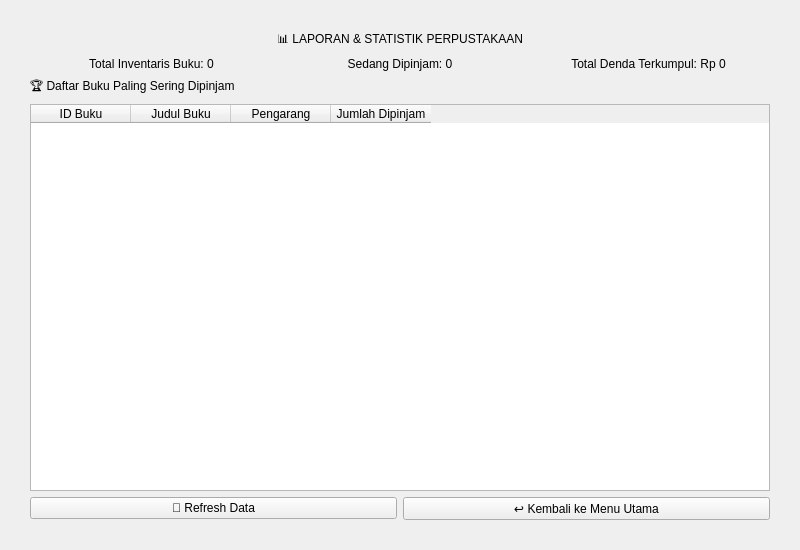
<?xml version="1.0" encoding="UTF-8"?>
<ui version="4.0">
 <class>LaporanWindow</class>
 <widget class="QMainWindow" name="LaporanWindow">
  <property name="geometry">
   <rect>
    <x>0</x>
    <y>0</y>
    <width>800</width>
    <height>550</height>
   </rect>
  </property>
  <property name="windowTitle">
   <string>Qt Perpustakaan - Laporan &amp; Statistik</string>
  </property>
  <widget class="QWidget" name="centralwidget">
   <layout class="QVBoxLayout" name="verticalLayoutMain">
    <property name="leftMargin"><number>30</number></property>
    <property name="topMargin"><number>30</number></property>
    <property name="rightMargin"><number>30</number></property>
    <property name="bottomMargin"><number>30</number></property>
    <item>
     <widget class="QLabel" name="lblTitle">
      <property name="text">
       <string>📊 LAPORAN &amp; STATISTIK PERPUSTAKAAN</string>
      </property>
      <property name="alignment">
       <set>Qt::AlignCenter</set>
      </property>
     </widget>
    </item>
    <item>
     <layout class="QHBoxLayout" name="horizontalLayoutStats">
      <item>
       <widget class="QLabel" name="lblTotalBuku">
        <property name="text">
         <string>Total Inventaris Buku: 0</string>
        </property>
        <property name="alignment">
         <set>Qt::AlignCenter</set>
        </property>
       </widget>
      </item>
      <item>
       <widget class="QLabel" name="lblActiveLoans">
        <property name="text">
         <string>Sedang Dipinjam: 0</string>
        </property>
        <property name="alignment">
         <set>Qt::AlignCenter</set>
        </property>
       </widget>
      </item>
      <item>
       <widget class="QLabel" name="lblTotalDenda">
        <property name="text">
         <string>Total Denda Terkumpul: Rp 0</string>
        </property>
        <property name="alignment">
         <set>Qt::AlignCenter</set>
        </property>
       </widget>
      </item>
     </layout>
    </item>
    <item>
     <widget class="QLabel" name="lblTableTitle">
      <property name="text">
       <string>🏆 Daftar Buku Paling Sering Dipinjam</string>
      </property>
     </widget>
    </item>
    <item>
     <widget class="QTableWidget" name="tablePopuler">
      <column><property name="text"><string>ID Buku</string></property></column>
      <column><property name="text"><string>Judul Buku</string></property></column>
      <column><property name="text"><string>Pengarang</string></property></column>
      <column><property name="text"><string>Jumlah Dipinjam</string></property></column>
     </widget>
    </item>
    <item>
     <layout class="QHBoxLayout" name="horizontalLayoutBottom">
      <item>
       <widget class="QPushButton" name="btnRefresh">
        <property name="text">
         <string>🔄 Refresh Data</string>
        </property>
       </widget>
      </item>
      <item>
       <widget class="QPushButton" name="btnKembali">
        <property name="text">
         <string>↩ Kembali ke Menu Utama</string>
        </property>
       </widget>
      </item>
     </layout>
    </item>
   </layout>
  </widget>
 </widget>
 <resources/>
 <connections/>
</ui>
